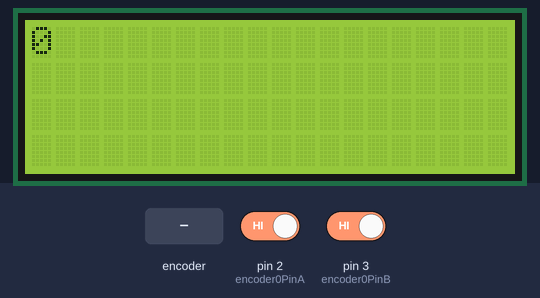
Bench run of a sketch on a simulated Arduino Uno, built with avr-gcc and run on an emulated ATmega328P. Shown: 20×4 character LCD. Inputs (shaded band) come from the test bench; at power-on: pin 2 (encoder0PinA) HIGH, pin 3 (encoder0PinB) HIGH. What the sketch prints to the serial monitor is not drawn.

Above: at 1.2 s.
1.3 s: rotary encoder on pin 2 (encoder0PinA) / pin 3 (encoder0PinB) turned 3 steps (first pin leading)
3.4 s: rotary encoder on pin 2 (encoder0PinA) / pin 3 (encoder0PinB) turned 1 step (first pin leading)
5.1 s: rotary encoder on pin 2 (encoder0PinA) / pin 3 (encoder0PinB) turned 1 step (first pin leading)
At 5.7 s:
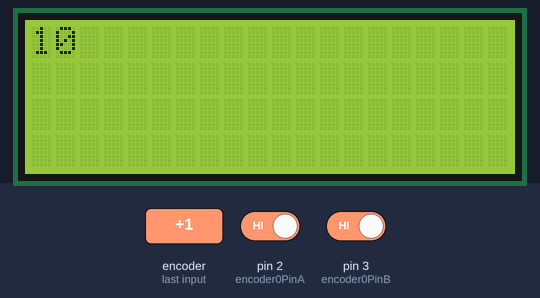
Timing chart, 0 to 8.1 s (numbered marks = the images above; inputs shaded):
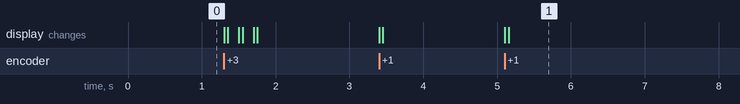

The sketch:

Main.ino
```cpp
#include <LiquidCrystal_I2C.h>

//Libraries & global include
#include <Wire.h>
//#include <LiquidCrystal_I2C.h>
LiquidCrystal_I2C lcd(0x27, 20,4);

// Rotary Encoder Module connections
const int encoder0PinA = 2; // CLOCK signal
const int encoder0PinB = 3; // DATA signal
const int PinSW = 5;        // Rotary Encoder Switch
volatile byte encoder0Pos = 0;
byte oldEncoder0Position = 0;

// Variables to debounce Rotary Encoder
long TimeOfLastDebounce = 0;
int DelayofDebounce = 0.02;
bool PrintDisplayCounter = true;

// Variables for timer
long TimerStartTime = 0;
bool IsTimerRunning = false;

void setup()
{
  lcd.init();
  lcd.setBacklight(LCD_BACKLIGHT);
  lcd.clear();
  lcd.setCursor(0,0);
  Serial.begin(9600);


  lcd.print(encoder0Pos);
  initializeRotaryEncoder();
}

void loop()
{

  if (oldEncoder0Position != encoder0Pos)
  {
    oldEncoder0Position = encoder0Pos;
    // Do encoder moved stuff stuff
    //Ex:
    printDisplayCounter();
     Serial.print(encoder0Pos);
     Serial.print(oldEncoder0Position);
     Serial.println();
  }
//  // Check if Rotary Encoder switch was pressed
//  if (digitalRead(PinSW) == LOW)
//  {
//    // Do button pressed stuff
//    printDisplayCounter();
//  }
}

// Returns true if the encoder has moved from last position
bool hasEncoderMoved()
{
  if (oldEncoder0Position != encoder0Pos)
  {
    oldEncoder0Position = encoder0Pos;
    return true;
  }
  else
  {
    return false;
  }

}

void printDisplayCounter()
{
  if (PrintDisplayCounter)
  {
    lcd.clear();
    lcd.print(encoder0Pos);
  }
}

void print_1Line(String output)
{
  lcd.clear();
  lcd.print(output);
}

void print_2Line(String output, String output2)
{
  lcd.clear();
  lcd.setCursor(0, 0);
  lcd.write(1);
  lcd.print(output);
  lcd.setCursor(0, 1);
  lcd.print(output2);
}

void initializeRotaryEncoder()
{
  pinMode(encoder0PinA, INPUT);
  pinMode(encoder0PinB, INPUT);
  // encoder pin on interrupt 0 (pin 2)
  attachInterrupt(0, doEncoder, CHANGE);
  // encoder pin on interrupt 1 (pin 3)
  //attachInterrupt(1, doEncoder, CHANGE);
}

// Interrupt on A changing state
void doEncoder()
{
  if ((millis() - TimeOfLastDebounce) > DelayofDebounce) {
    unsigned int A = digitalRead(encoder0PinA);
    unsigned int B = digitalRead(encoder0PinB);

    // A xor B == true ? increment, otherwise decrement
    A ^ B ? encoder0Pos++ : encoder0Pos--;
  //  // check for underflow (< 0)
  //  if (bitRead(encoder0Pos, 15) == 1) encoder0Pos = 0;
  //  // check for overflow (> 1023)
  //  if (bitRead(encoder0Pos, 10) == 1) encoder0Pos = 1023;
  //  constrain(encoder0Pos, 0, 1023);
  }
}
```

Measured:
- after the input at 5.1 s, the display: first changes at once (image 1 shows a later state)
